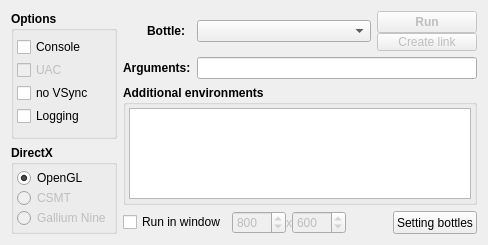
<?xml version="1.0" encoding="UTF-8"?>
<ui version="4.0">
 <class>WBGui</class>
 <widget class="QWidget" name="WBGui">
  <property name="geometry">
   <rect>
    <x>0</x>
    <y>0</y>
    <width>488</width>
    <height>245</height>
   </rect>
  </property>
  <property name="minimumSize">
   <size>
    <width>0</width>
    <height>245</height>
   </size>
  </property>
  <property name="maximumSize">
   <size>
    <width>16777215</width>
    <height>16777215</height>
   </size>
  </property>
  <property name="windowTitle">
   <string>WineBottle</string>
  </property>
  <layout class="QGridLayout" name="gridLayout_3">
   <item row="0" column="0" rowspan="2">
    <widget class="QGroupBox" name="groupBox">
     <property name="font">
      <font>
       <weight>75</weight>
       <bold>true</bold>
      </font>
     </property>
     <property name="title">
      <string>Options</string>
     </property>
     <layout class="QVBoxLayout" name="verticalLayout_2">
      <property name="spacing">
       <number>0</number>
      </property>
      <property name="leftMargin">
       <number>3</number>
      </property>
      <property name="topMargin">
       <number>3</number>
      </property>
      <property name="rightMargin">
       <number>3</number>
      </property>
      <property name="bottomMargin">
       <number>3</number>
      </property>
      <item>
       <widget class="QCheckBox" name="hasConsole">
        <property name="font">
         <font>
          <weight>50</weight>
          <bold>false</bold>
         </font>
        </property>
        <property name="cursor">
         <cursorShape>PointingHandCursor</cursorShape>
        </property>
        <property name="text">
         <string>Console</string>
        </property>
       </widget>
      </item>
      <item>
       <widget class="QCheckBox" name="hasUAC">
        <property name="enabled">
         <bool>false</bool>
        </property>
        <property name="font">
         <font>
          <weight>50</weight>
          <bold>false</bold>
         </font>
        </property>
        <property name="cursor">
         <cursorShape>PointingHandCursor</cursorShape>
        </property>
        <property name="text">
         <string>UAC</string>
        </property>
       </widget>
      </item>
      <item>
       <widget class="QCheckBox" name="noVSync">
        <property name="font">
         <font>
          <weight>50</weight>
          <bold>false</bold>
         </font>
        </property>
        <property name="cursor">
         <cursorShape>PointingHandCursor</cursorShape>
        </property>
        <property name="text">
         <string>no VSync</string>
        </property>
       </widget>
      </item>
      <item>
       <widget class="QCheckBox" name="hasLogging">
        <property name="font">
         <font>
          <weight>50</weight>
          <bold>false</bold>
         </font>
        </property>
        <property name="cursor">
         <cursorShape>PointingHandCursor</cursorShape>
        </property>
        <property name="text">
         <string>Logging</string>
        </property>
       </widget>
      </item>
     </layout>
    </widget>
   </item>
   <item row="0" column="1">
    <layout class="QGridLayout" name="gridLayout">
     <item row="0" column="0">
      <widget class="QLabel" name="label_bottle">
       <property name="maximumSize">
        <size>
         <width>62</width>
         <height>16777215</height>
        </size>
       </property>
       <property name="font">
        <font>
         <weight>75</weight>
         <bold>true</bold>
        </font>
       </property>
       <property name="text">
        <string>Bottle:</string>
       </property>
       <property name="alignment">
        <set>Qt::AlignRight|Qt::AlignTrailing|Qt::AlignVCenter</set>
       </property>
      </widget>
     </item>
     <item row="0" column="1">
      <widget class="QComboBox" name="bottles">
       <property name="minimumSize">
        <size>
         <width>170</width>
         <height>0</height>
        </size>
       </property>
      </widget>
     </item>
     <item row="0" column="2">
      <layout class="QVBoxLayout" name="verticalLayout">
       <property name="spacing">
        <number>0</number>
       </property>
       <item>
        <widget class="QPushButton" name="prog_run">
         <property name="enabled">
          <bool>false</bool>
         </property>
         <property name="maximumSize">
          <size>
           <width>100</width>
           <height>22</height>
          </size>
         </property>
         <property name="font">
          <font>
           <weight>75</weight>
           <bold>true</bold>
          </font>
         </property>
         <property name="text">
          <string>Run</string>
         </property>
        </widget>
       </item>
       <item>
        <widget class="QPushButton" name="prog_desktop">
         <property name="enabled">
          <bool>false</bool>
         </property>
         <property name="maximumSize">
          <size>
           <width>100</width>
           <height>18</height>
          </size>
         </property>
         <property name="text">
          <string>Create link</string>
         </property>
        </widget>
       </item>
      </layout>
     </item>
     <item row="1" column="0">
      <widget class="QLabel" name="label_args">
       <property name="font">
        <font>
         <weight>75</weight>
         <bold>true</bold>
        </font>
       </property>
       <property name="text">
        <string>Arguments:</string>
       </property>
      </widget>
     </item>
     <item row="1" column="1" colspan="2">
      <widget class="QLineEdit" name="prog_args">
       <property name="enabled">
        <bool>true</bool>
       </property>
      </widget>
     </item>
    </layout>
   </item>
   <item row="1" column="1" rowspan="2">
    <widget class="QGroupBox" name="addEnv_gb">
     <property name="minimumSize">
      <size>
       <width>0</width>
       <height>60</height>
      </size>
     </property>
     <property name="font">
      <font>
       <weight>75</weight>
       <bold>true</bold>
      </font>
     </property>
     <property name="title">
      <string>Additional environments</string>
     </property>
     <layout class="QGridLayout" name="gridLayout_7">
      <property name="leftMargin">
       <number>3</number>
      </property>
      <property name="topMargin">
       <number>3</number>
      </property>
      <property name="rightMargin">
       <number>3</number>
      </property>
      <property name="bottomMargin">
       <number>3</number>
      </property>
      <property name="spacing">
       <number>3</number>
      </property>
      <item row="0" column="0">
       <widget class="QPlainTextEdit" name="addEnv">
        <property name="font">
         <font>
          <weight>50</weight>
          <bold>false</bold>
         </font>
        </property>
        <property name="plainText">
         <string/>
        </property>
       </widget>
      </item>
     </layout>
    </widget>
   </item>
   <item row="2" column="0" rowspan="2">
    <widget class="QGroupBox" name="groupBox_2">
     <property name="font">
      <font>
       <weight>75</weight>
       <bold>true</bold>
      </font>
     </property>
     <property name="title">
      <string>DirectX</string>
     </property>
     <layout class="QVBoxLayout" name="verticalLayout_3">
      <property name="spacing">
       <number>0</number>
      </property>
      <property name="leftMargin">
       <number>3</number>
      </property>
      <property name="topMargin">
       <number>3</number>
      </property>
      <property name="rightMargin">
       <number>3</number>
      </property>
      <property name="bottomMargin">
       <number>3</number>
      </property>
      <item>
       <widget class="QRadioButton" name="dx_opengl">
        <property name="font">
         <font>
          <weight>50</weight>
          <bold>false</bold>
         </font>
        </property>
        <property name="text">
         <string>OpenGL</string>
        </property>
        <property name="checked">
         <bool>true</bool>
        </property>
       </widget>
      </item>
      <item>
       <widget class="QRadioButton" name="dx_csmt">
        <property name="enabled">
         <bool>false</bool>
        </property>
        <property name="font">
         <font>
          <weight>50</weight>
          <bold>false</bold>
         </font>
        </property>
        <property name="text">
         <string>CSMT</string>
        </property>
       </widget>
      </item>
      <item>
       <widget class="QRadioButton" name="dx_nine">
        <property name="enabled">
         <bool>false</bool>
        </property>
        <property name="font">
         <font>
          <weight>50</weight>
          <bold>false</bold>
         </font>
        </property>
        <property name="text">
         <string>Gallium Nine</string>
        </property>
       </widget>
      </item>
     </layout>
    </widget>
   </item>
   <item row="3" column="1">
    <layout class="QHBoxLayout" name="horizontalLayout">
     <item>
      <widget class="QCheckBox" name="hasDesktop">
       <property name="font">
        <font>
         <weight>50</weight>
         <bold>false</bold>
        </font>
       </property>
       <property name="cursor">
        <cursorShape>PointingHandCursor</cursorShape>
       </property>
       <property name="text">
        <string>Run in window</string>
       </property>
      </widget>
     </item>
     <item>
      <layout class="QGridLayout" name="gridLayout_2">
       <property name="spacing">
        <number>0</number>
       </property>
       <item row="0" column="1">
        <widget class="QSpinBox" name="desktop_X">
         <property name="enabled">
          <bool>false</bool>
         </property>
         <property name="font">
          <font>
           <weight>50</weight>
           <bold>false</bold>
          </font>
         </property>
         <property name="minimum">
          <number>320</number>
         </property>
         <property name="maximum">
          <number>5120</number>
         </property>
         <property name="singleStep">
          <number>320</number>
         </property>
         <property name="value">
          <number>800</number>
         </property>
        </widget>
       </item>
       <item row="0" column="2">
        <widget class="QLabel" name="label">
         <property name="enabled">
          <bool>false</bool>
         </property>
         <property name="maximumSize">
          <size>
           <width>10</width>
           <height>16777215</height>
          </size>
         </property>
         <property name="font">
          <font>
           <weight>50</weight>
           <bold>false</bold>
          </font>
         </property>
         <property name="text">
          <string>x</string>
         </property>
         <property name="alignment">
          <set>Qt::AlignCenter</set>
         </property>
        </widget>
       </item>
       <item row="0" column="3">
        <widget class="QSpinBox" name="desktop_Y">
         <property name="enabled">
          <bool>false</bool>
         </property>
         <property name="font">
          <font>
           <weight>50</weight>
           <bold>false</bold>
          </font>
         </property>
         <property name="minimum">
          <number>240</number>
         </property>
         <property name="maximum">
          <number>3840</number>
         </property>
         <property name="singleStep">
          <number>240</number>
         </property>
         <property name="value">
          <number>600</number>
         </property>
        </widget>
       </item>
       <item row="0" column="4">
        <spacer name="horizontalSpacer">
         <property name="orientation">
          <enum>Qt::Horizontal</enum>
         </property>
         <property name="sizeHint" stdset="0">
          <size>
           <width>40</width>
           <height>20</height>
          </size>
         </property>
        </spacer>
       </item>
       <item row="0" column="5">
        <widget class="QPushButton" name="wb_settings">
         <property name="maximumSize">
          <size>
           <width>65535</width>
           <height>32</height>
          </size>
         </property>
         <property name="text">
          <string>Setting bottles</string>
         </property>
         <property name="icon">
          <iconset resource="resources.qrc">
           <normaloff>:/gears.png</normaloff>:/gears.png</iconset>
         </property>
         <property name="iconSize">
          <size>
           <width>32</width>
           <height>32</height>
          </size>
         </property>
        </widget>
       </item>
      </layout>
     </item>
    </layout>
   </item>
  </layout>
 </widget>
 <layoutdefault spacing="6" margin="11"/>
 <resources>
  <include location="resources.qrc"/>
 </resources>
 <connections>
  <connection>
   <sender>hasDesktop</sender>
   <signal>toggled(bool)</signal>
   <receiver>desktop_X</receiver>
   <slot>setEnabled(bool)</slot>
   <hints>
    <hint type="sourcelabel">
     <x>186</x>
     <y>132</y>
    </hint>
    <hint type="destinationlabel">
     <x>276</x>
     <y>137</y>
    </hint>
   </hints>
  </connection>
  <connection>
   <sender>hasDesktop</sender>
   <signal>toggled(bool)</signal>
   <receiver>desktop_Y</receiver>
   <slot>setEnabled(bool)</slot>
   <hints>
    <hint type="sourcelabel">
     <x>186</x>
     <y>132</y>
    </hint>
    <hint type="destinationlabel">
     <x>369</x>
     <y>137</y>
    </hint>
   </hints>
  </connection>
  <connection>
   <sender>hasDesktop</sender>
   <signal>toggled(bool)</signal>
   <receiver>label</receiver>
   <slot>setEnabled(bool)</slot>
   <hints>
    <hint type="sourcelabel">
     <x>186</x>
     <y>132</y>
    </hint>
    <hint type="destinationlabel">
     <x>286</x>
     <y>137</y>
    </hint>
   </hints>
  </connection>
 </connections>
</ui>
